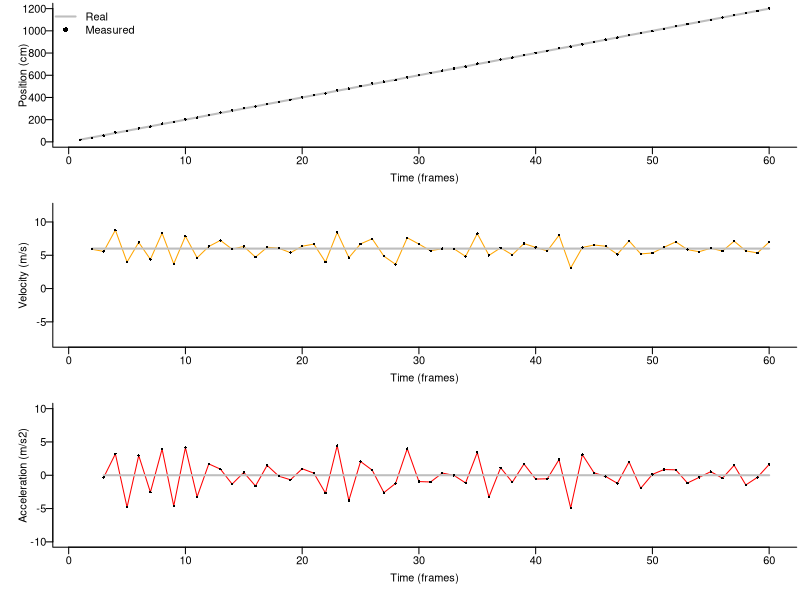
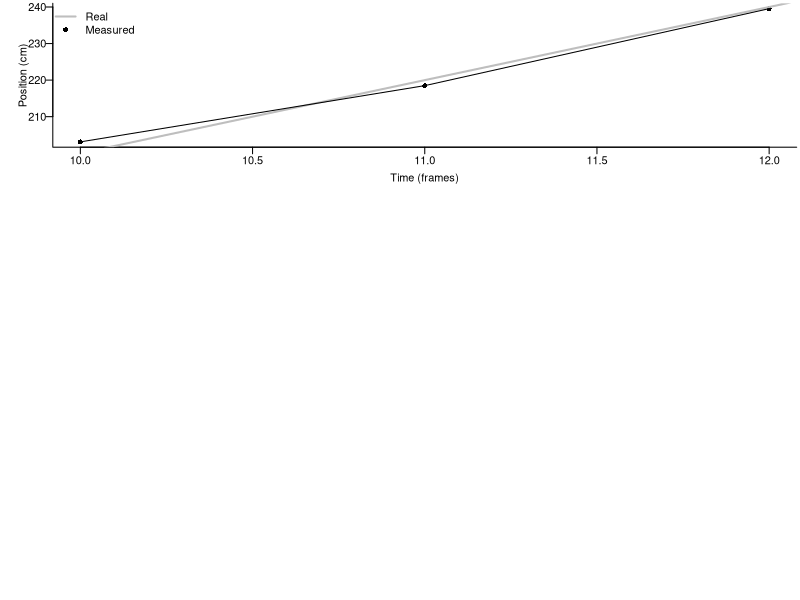
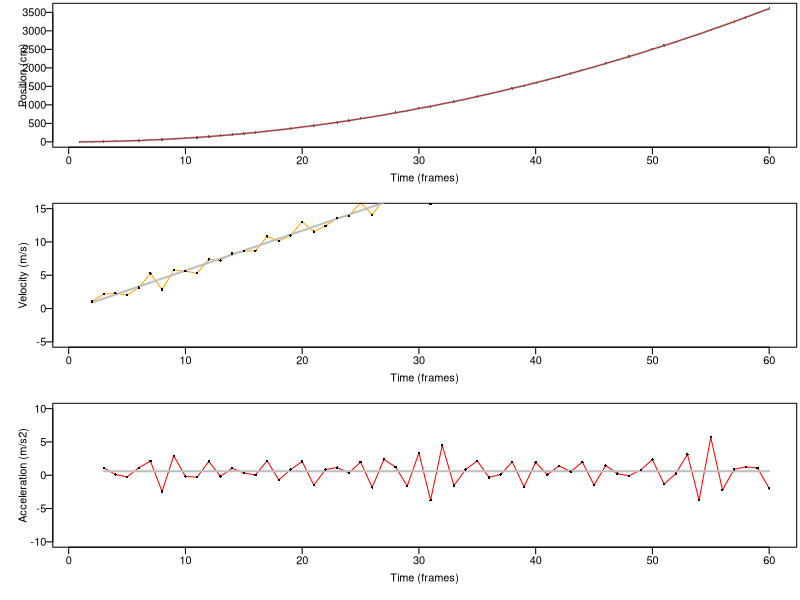

Source code (R) for these figures, in order:

# Simulation of tracking error, i.e., measurement error in position based on video tracking
# -----------------------------------------------------------------------------------------
# By R. Dakin for the Manakin Genomics RCN Meeting
# April 2018

library(dplyr)

# -----------------------------------------------------------------------------------------
# Often we want to use video tracking to obtain and compare velocities and accelerations. Suppose we have two time points, t1 and t2.
# Velocity can be estimated as the change in position / change in time, or: (position2 - position1)/(t2 - t1)
# And acceleration can be estimated as the change in velocity / change in time, or: (velocity2 - velocity1)/(t2 - t1)

# But what is the effect of position measurement error on these estimates?

# Here we simulate some position data that might be obtained from video: 
time <- 1:60 # time in video frames
position.real <- time*20 # This is the bird's actual position, in cm
error <- 3 # Now we add measurement error. 0 = no error. We can experiment with this value. Larger = more measurement error

position <- position.real + rnorm(length(time), 0, error) # This is the measured position = real position + error

# Plot the results:
dev.new(width=5, height=6)
par(mfrow=c(3,1), las=1, mar=c(4,4,0.25,0.25), mgp=c(1.8,0.5,0), bty='l')
plot(position ~ time, pch=16, cex=0.5, ylim=c(0,max(position.real)), xlab='Time (frames)', ylab='Position (cm)')
points(position.real ~ time, type='l', lwd=2, col='grey')
points(position ~ time, pch=16, cex=0.5)
legend('topleft', bty='n', lwd=c(2, NA), col=c('grey','black'), pch=c(NA, 16), legend=c('Real','Measured'))

velocity <- 30/100*(position - lag(position))/(time - lag(time)) # Actual speed in m/2
velocity.real <- 30/100*(position.real - lag(position.real))/(time - lag(time)) # Measured speed

plot(velocity ~ time, type='l', ylim=c(-10,10)+2, col='orange', xlab='Time (frames)', ylab='Velocity (m/s)')
points(velocity.real~ time, type='l', lwd=2, col='grey')
points(velocity ~ time, pch=16, cex=0.5)

acceleration <- (velocity - lag(velocity))/(time - lag(time)) # Actual acceleration in m/s2
acceleration.real <- (velocity.real - lag(velocity.real))/(time - lag(time)) # Measured acceleration

plot(acceleration ~ time, type='l', ylim=c(-10,10), col='red', xlab='Time (frames)', ylab='Acceleration (m/s2)')
points(acceleration.real~ time, type='l', lwd=2, col='grey')
points(acceleration ~ time, pch=16, cex=0.5)

# Re-run the steps above with error = 0 and compare with error = 0.1, 1, 2, 3...

# What's going on? Zoom in on a few points:
par(mfrow=c(3,1), las=1, mar=c(4,4,0.25,0.25), mgp=c(1.8,0.5,0))
plot(position[10:12]~ time[10:12], pch=16, xlab='Time (frames)', ylab='Position (cm)')
points(position.real ~ time, type='l', lwd=2, col='grey')
points(position[10:12] ~ time[10:12], type='l')
legend('topleft', bty='n', lwd=c(2, NA), col=c('grey','black'), pch=c(NA, 16), legend=c('Real','Measured'))
# When the position is underestimated at t1 and overestimated at t2, the slope (velocity) is too high.
# When position is overestimated at t1 and underestimated at t2, the slope (velocity) is too low, etc.
# This problem compounds when using error-prone velocities to estimate acceleration.



# -----------------------------------------------------------------------------------------
# What if velocity is not constant? Here we simulate constant acceleration:

time <- 1:60
position.real <- time^2
position <- position.real + rnorm(length(time), 0, error)

dev.new(width=5, height=6)
par(mfrow=c(3,1), las=1, mar=c(4,4,0.25,0.25), mgp=c(1.8,0.5,0))
plot(position ~ time, pch=16, cex=0.5, ylim=c(0,max(position.real)), xlab='Time (frames)', ylab='Position (cm)')
points(position.real ~ time, type='l', lwd=2, col='grey')
points(position ~ time, type='l', col='brown')

velocity <- 30/100*(position - lag(position))/(time - lag(time))
velocity.real <- 30/100*(position.real - lag(position.real))/(time - lag(time))

plot(velocity ~ time, type='l', ylim=c(-5,15), col='orange', xlab='Time (frames)', ylab='Velocity (m/s)')
points(velocity.real~ time, type='l', lwd=2, col='grey')
points(velocity ~ time, pch=16, cex=0.5)

acceleration <- (velocity - lag(velocity))/(time - lag(time))
acceleration.real <- (velocity.real - lag(velocity.real))/(time - lag(time))

plot(acceleration ~ time, type='l', ylim=c(-10,10), col='red', xlab='Time (frames)', ylab='Acceleration (m/s2)')
points(acceleration.real~ time, type='l', lwd=2, col='grey')
points(acceleration ~ time, pch=16, cex=0.5)

# In real life, the animal may not be in very many frames and it will typically not have a constant acceleration or velocity. This only adds to the challenge. How do we separate real fluctuations from noise?




# -----------
# Summary: Velocities, and especially Accelerations, are more difficult to measure accurately and consistently, because small errors get compounded when we rely on noisy measurements from multiple video frames.
# An important consideration for many field studies (esp. manakins) is that the calibration may be done separately for each individual/display court. This raises the possibility that variation among calibrations can generate spurious variation among individuals/display courts. Therefore, it is important to try to obtain multiple measures of each site (with a new calibration each time), and to ground-truth your calibrations.

# What can we do? Here are some strategies to deal with this:
# 		1. Smooth the position data (e.g., using a rolling average, lowess filter, kalman filter or other smoothing algorithm... note that a smoothing function may be "built-in" for software programs that do automated tracking). Smoothing is a good idea if you want to calculate velocities or accelerations, but it becomes more challenging if there are only a few frames to work with.
#		2. Try to be consistent. Be wary of comparing values that were obtained from different smoothing methods and parameters. Accelerations in particular are highly sensitive to error, making it problematic to compare across studies that use different methods.
# 		3. Ground-truth your calibrations. e.g., Measure a ruler. Drop a high-contrast object and measure its acceleration due to gravity. Do these measurements repeatedly. On average, the acceleration of dropped objects should be 9.8 m/s2. You can report these values +/- range as an indication of acceleration measurement error. I can't necessarily predict how changes to the setup might affect values obtained, but I can always figure it out by experimenting and comparing the same ground-truth measurements on two different setups.
# 		4. Report ground-truth data in your study so that others can interpret the values.
# 		5. Try to take repeated, independent measures of each individual (re-calibrating each time). That will reduce the chance that the calibration error gets confounded with individiual IDs.


